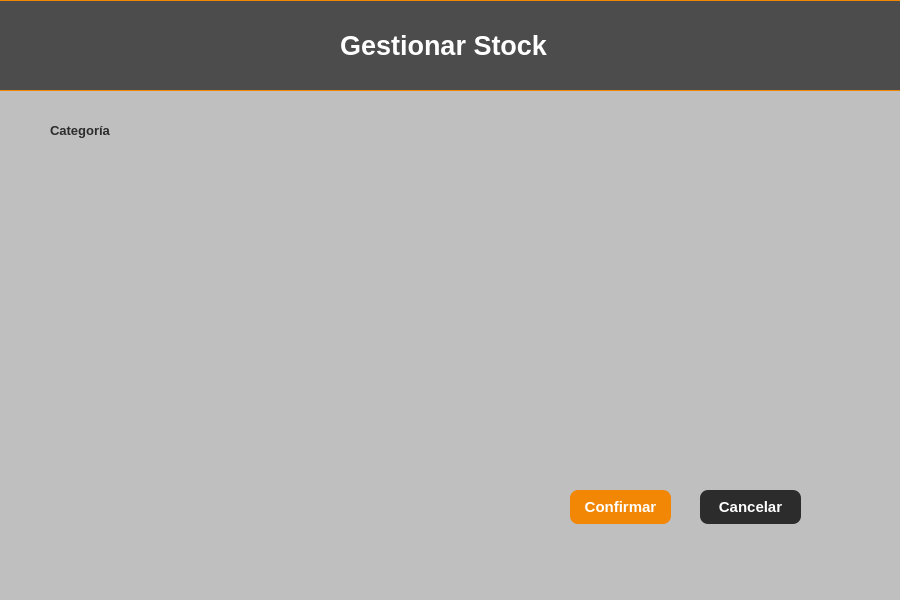
<?xml version="1.0" encoding="UTF-8"?>
<ui version="4.0">
 <class>contenedorPrincipal</class>
 <widget class="QWidget" name="contenedorPrincipal">
  <property name="geometry">
   <rect>
    <x>0</x>
    <y>0</y>
    <width>900</width>
    <height>600</height>
   </rect>
  </property>
  <property name="windowTitle">
   <string>Form</string>
  </property>
  <property name="styleSheet">
   <string notr="true">#contenedorPrincipal {
    background-color: #BFBFBF; /* Gris claro */
}</string>
  </property>
  <widget class="QLabel" name="label_7">
   <property name="geometry">
    <rect>
     <x>340</x>
     <y>30</y>
     <width>261</width>
     <height>31</height>
    </rect>
   </property>
   <property name="font">
    <font>
     <family>Tahoma</family>
     <pointsize>20</pointsize>
     <bold>true</bold>
    </font>
   </property>
   <property name="styleSheet">
    <string notr="true">color: rgb(255, 255, 255);</string>
   </property>
   <property name="text">
    <string>Gestionar Stock</string>
   </property>
  </widget>
  <widget class="QLabel" name="label_2">
   <property name="geometry">
    <rect>
     <x>0</x>
     <y>0</y>
     <width>101</width>
     <height>81</height>
    </rect>
   </property>
   <property name="text">
    <string/>
   </property>
   <property name="pixmap">
    <pixmap>../../../../../../Users/Mireved/Downloads/logo-marron-removebg-preview.png</pixmap>
   </property>
   <property name="scaledContents">
    <bool>true</bool>
   </property>
  </widget>
  <widget class="QPushButton" name="button_cancelar">
   <property name="geometry">
    <rect>
     <x>700</x>
     <y>490</y>
     <width>101</width>
     <height>34</height>
    </rect>
   </property>
   <property name="font">
    <font>
     <family>Tahoma</family>
     <pointsize>11</pointsize>
     <bold>true</bold>
    </font>
   </property>
   <property name="styleSheet">
    <string notr="true">QPushButton {
    background-color: #2C2C2C;
    border: none;
    border-radius: 8px;
    padding: 5px;
    color: white;
}

QPushButton:hover {
    background-color: #808080; /* Oscurece en hover */
}

</string>
   </property>
   <property name="text">
    <string>Cancelar</string>
   </property>
  </widget>
  <widget class="QPushButton" name="button_confirmar">
   <property name="geometry">
    <rect>
     <x>570</x>
     <y>490</y>
     <width>101</width>
     <height>34</height>
    </rect>
   </property>
   <property name="font">
    <font>
     <family>Tahoma</family>
     <pointsize>11</pointsize>
     <bold>true</bold>
    </font>
   </property>
   <property name="styleSheet">
    <string notr="true">QPushButton {
    background-color: #F28705;
    border: none;
    border-radius: 8px;
    padding: 3px;
    color: white;
}

QPushButton:hover {
    background-color: #A65A18; /* Oscurece en hover */
}</string>
   </property>
   <property name="text">
    <string>Confirmar</string>
   </property>
  </widget>
  <widget class="QWidget" name="fondo_header" native="true">
   <property name="geometry">
    <rect>
     <x>-5</x>
     <y>0</y>
     <width>911</width>
     <height>91</height>
    </rect>
   </property>
   <property name="styleSheet">
    <string notr="true">QWidget {    
    background-color: rgba(44, 44, 44, 200); /* Gris oscuro con opacidad */

    padding: 20px; /* Espaciado interno */
    border: 1px solid #F28705; /* Borde sutil naranja */
    box-shadow: 3px 3px 15px rgba(0, 0, 0, 100); /* Sombra para efecto flotante */
}
</string>
   </property>
  </widget>
  <widget class="QLabel" name="label">
   <property name="geometry">
    <rect>
     <x>0</x>
     <y>0</y>
     <width>901</width>
     <height>91</height>
    </rect>
   </property>
   <property name="text">
    <string/>
   </property>
   <property name="pixmap">
    <pixmap>../../../../../../Users/Mireved/Downloads/Cafeteria/cafe-luces - header.png</pixmap>
   </property>
   <property name="scaledContents">
    <bool>true</bool>
   </property>
  </widget>
  <widget class="QLabel" name="label_10">
   <property name="geometry">
    <rect>
     <x>50</x>
     <y>120</y>
     <width>161</width>
     <height>21</height>
    </rect>
   </property>
   <property name="font">
    <font>
     <family>Tahoma</family>
     <pointsize>10</pointsize>
     <bold>true</bold>
    </font>
   </property>
   <property name="styleSheet">
    <string notr="true">color: rgb(44, 44, 44); 
font-weight: bold;</string>
   </property>
   <property name="text">
    <string>Categoría</string>
   </property>
  </widget>
  <zorder>label</zorder>
  <zorder>fondo_header</zorder>
  <zorder>label_7</zorder>
  <zorder>label_2</zorder>
  <zorder>button_cancelar</zorder>
  <zorder>button_confirmar</zorder>
  <zorder>label_10</zorder>
 </widget>
 <resources/>
 <connections/>
</ui>
